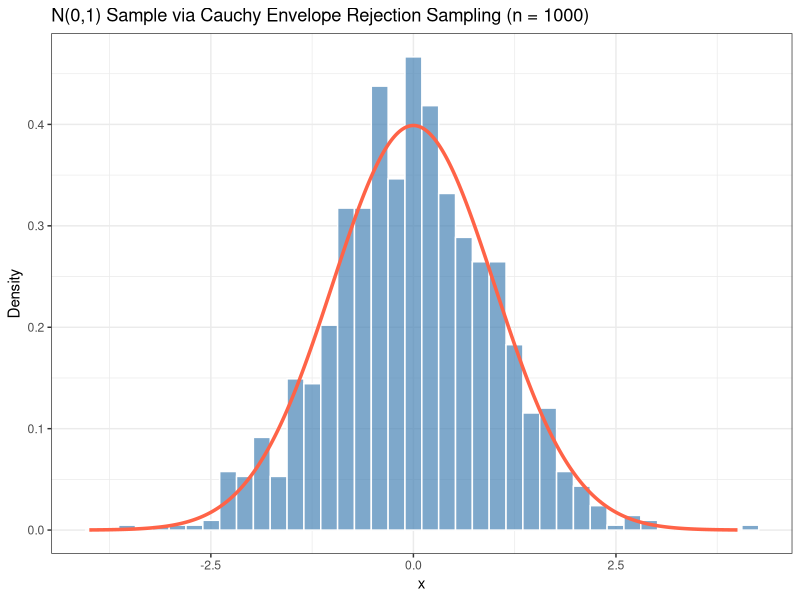
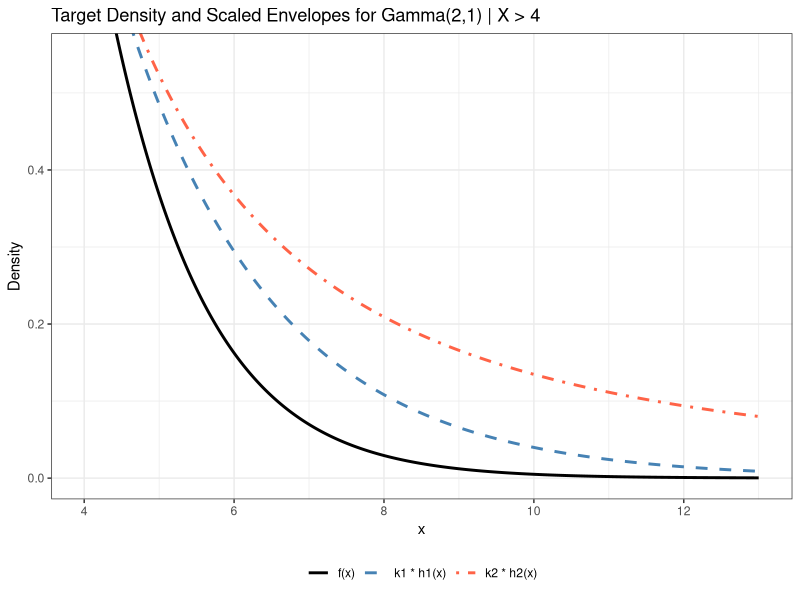

These figures' R source, in order:
## ---- chunk 1
knitr::opts_chunk$set(
  echo    = TRUE,
  warning = FALSE,
  message = FALSE,
  fig.width  = 7,
  fig.height = 5,
  fig.align  = "center"
)

library(ggplot2)

set.seed(42)
## ---- chunk 2
rcauchy_inv <- function(n, alpha = 1) {
  u <- runif(n)
  alpha * tan(pi * (u - 0.5))
}

# Verify against built-in Cauchy quantiles
set.seed(42)
x_test   <- rcauchy_inv(10000, alpha = 1)
ks_pval  <- ks.test(x_test, "pcauchy", location = 0, scale = 1)$p.value
cat(sprintf("KS test p-value vs Cauchy(0,1): %.4f\n", ks_pval))
## ---- chunk 3
alpha_opt <- 1
k_opt     <- sqrt(2 * pi / exp(1))
cat(sprintf("Optimal alpha: %.4f\n", alpha_opt))
cat(sprintf("Optimal k:     %.6f\n", k_opt))
cat(sprintf("Theoretical acceptance probability: %.4f\n", 1 / k_opt))
## ---- chunk 4
rnorm_cauchy_rej <- function(N, alpha, k) {
  samples    <- numeric(N)
  n_accepted <- 0
  n_rejected <- 0

  while (n_accepted < N) {
    x_prop <- rcauchy_inv(1, alpha)
    u      <- runif(1)
    f_x    <- dnorm(x_prop)
    h_x    <- alpha / (pi * (alpha^2 + x_prop^2))
    if (u <= f_x / (k * h_x)) {
      n_accepted <- n_accepted + 1
      samples[n_accepted] <- x_prop
    } else {
      n_rejected <- n_rejected + 1
    }
  }
  list(samples = samples, n_rejected = n_rejected)
}

set.seed(42)
res_p1 <- rnorm_cauchy_rej(1000, alpha_opt, k_opt)

cat(sprintf("Total rejections: %d\n", res_p1$n_rejected))
cat(sprintf("Empirical rejection rate: %.4f\n",
            res_p1$n_rejected / (1000 + res_p1$n_rejected)))
## ---- chunk 5
x_grid   <- seq(-4, 4, length.out = 400)
df_theo  <- data.frame(x = x_grid, y = dnorm(x_grid))
df_samp  <- data.frame(x = res_p1$samples)

ggplot(df_samp, aes(x = x)) +
  geom_histogram(aes(y = after_stat(density)),
                 bins = 40, fill = "steelblue", alpha = 0.7, color = "white") +
  geom_line(data = df_theo, aes(x = x, y = y),
            color = "tomato", linewidth = 1.2) +
  labs(title = "N(0,1) Sample via Cauchy Envelope Rejection Sampling (n = 1000)",
       x = "x", y = "Density") +
  theme_bw()
## ---- chunk 6
C2 <- pi/2 - atan(4)
k1 <- 8/5
k2 <- 68 * C2 / 5

cat(sprintf("C2 = pi/2 - arctan(4) = %.6f\n", C2))
cat(sprintf("k1 = %.4f  (acceptance rate = %.4f)\n", k1, 1/k1))
cat(sprintf("k2 = %.4f  (acceptance rate = %.4f)\n", k2, 1/k2))
## ---- chunk 7
# Target density f(x)
fx <- function(x) ifelse(x > 4, (x / 5) * exp(-(x - 4)), 0)

# Envelope h1(x): Exp(1/2) shifted to start at 4
h1x <- function(x) ifelse(x > 4, 0.5 * exp(-0.5 * (x - 4)), 0)

# Inverse CDF of h1
ihx1 <- function(u) 4 - 2 * log(1 - u)

# Envelope h2(x): standard Cauchy conditional on X > 4
h2x <- function(x) ifelse(x > 4, 1 / (C2 * (1 + x^2)), 0)

# Inverse CDF of h2
ihx2 <- function(u) tan(atan(4) + u * C2)

# General rejection sampler (signature as specified)
rej_sample <- function(N, k, fx, hx, ihx) {
  x.sim  <- numeric(N)
  N.rej  <- 0
  n.acc  <- 0

  while (n.acc < N) {
    u1     <- runif(1)
    x.prop <- ihx(u1)
    u2     <- runif(1)
    if (u2 <= fx(x.prop) / (k * hx(x.prop))) {
      n.acc          <- n.acc + 1
      x.sim[n.acc]   <- x.prop
    } else {
      N.rej <- N.rej + 1
    }
  }
  return(list(x.sim, N.rej))
}
## ---- chunk 8
set.seed(42)
out_h1 <- rej_sample(1000, k1, fx, h1x, ihx1)
set.seed(42)
out_h2 <- rej_sample(1000, k2, fx, h2x, ihx2)

cat("Envelope h1 (Exponential(1/2) | X > 4):\n")
cat(sprintf("  Total rejections:      %d\n",   out_h1[[2]]))
cat(sprintf("  Empirical reject rate: %.4f\n",
            out_h1[[2]] / (1000 + out_h1[[2]])))

cat("\nEnvelope h2 (Standard Cauchy | X > 4):\n")
cat(sprintf("  Total rejections:      %d\n",   out_h2[[2]]))
cat(sprintf("  Empirical reject rate: %.4f\n",
            out_h2[[2]] / (1000 + out_h2[[2]])))
## ---- chunk 9
x_g2 <- seq(4.01, 13, length.out = 600)

df_env <- data.frame(
  x     = rep(x_g2, 3),
  y     = c(fx(x_g2), k1 * h1x(x_g2), k2 * h2x(x_g2)),
  Curve = rep(c("f(x)", "k1 * h1(x)", "k2 * h2(x)"), each = length(x_g2))
)

ggplot(df_env, aes(x = x, y = y, color = Curve, linetype = Curve)) +
  geom_line(linewidth = 1) +
  scale_color_manual(values    = c("black", "steelblue", "tomato")) +
  scale_linetype_manual(values = c("solid",  "dashed",    "dotdash")) +
  coord_cartesian(ylim = c(0, 0.55)) +
  labs(title    = "Target Density and Scaled Envelopes for Gamma(2,1) | X > 4",
       x        = "x",
       y        = "Density",
       color    = NULL,
       linetype = NULL) +
  theme_bw() +
  theme(legend.position = "bottom")
## ---- chunk 10
I_true <- pi / 4
cat(sprintf("Exact value I = pi/4 = %.8f\n", I_true))
## ---- chunk 11
set.seed(42)
n    <- 100000
u_mc <- runif(n)
g_mc <- sqrt(1 - u_mc^2)

I_mc   <- mean(g_mc)
var_mc <- var(g_mc) / n
se_mc  <- sqrt(var_mc)

cat(sprintf("Simple MC estimate: %.6f\n", I_mc))
cat(sprintf("Standard error:     %.6f\n", se_mc))
cat(sprintf("Absolute error:     %.6f\n", abs(I_mc - I_true)))
## ---- chunk 12
set.seed(42)
n_is <- 100000

# Density 1: Uniform (identical to simple MC)
u1     <- runif(n_is)
w1     <- sqrt(1 - u1^2)
I_is1  <- mean(w1)
var_is1 <- var(w1) / n_is

# Density 2: f2 = 2x, inverse CDF x = sqrt(u)
u2      <- runif(n_is)
x2      <- sqrt(u2)
w2      <- sqrt(1 - x2^2) / (2 * x2)
I_is2   <- mean(w2)
var_is2 <- var(w2) / n_is

# Density 3: f3 = (pi/2)*cos(pi*x/2), inverse CDF x = (2/pi)*arcsin(u)
u3      <- runif(n_is)
x3      <- (2 / pi) * asin(u3)
w3      <- sqrt(1 - x3^2) / ((pi / 2) * cos(pi * x3 / 2))
I_is3   <- mean(w3)
var_is3 <- var(w3) / n_is

cat(sprintf("IS Density 1 (Uniform):   estimate = %.6f, variance = %.3e\n",
            I_is1, var_is1))
cat(sprintf("IS Density 2 (Beta(2,1)): estimate = %.6f, variance = %.3e\n",
            I_is2, var_is2))
cat(sprintf("IS Density 3 (Cosine):    estimate = %.6f, variance = %.3e\n",
            I_is3, var_is3))
cat(sprintf("\nVariance reduction relative to Uniform:\n"))
cat(sprintf("  Density 2 (Beta(2,1)): %+.2f%%\n",
            100 * (1 - var_is2 / var_is1)))
cat(sprintf("  Density 3 (Cosine):    %+.2f%%\n",
            100 * (1 - var_is3 / var_is1)))
## ---- chunk 13
set.seed(42)
n_strat     <- 99999      # divisible by 3
L           <- 3
m_per       <- n_strat / L
h_width     <- 1 / L

bounds      <- seq(0, 1, length.out = L + 1)
strat_means <- numeric(L)
strat_vars  <- numeric(L)

for (l in seq_len(L)) {
  u_l           <- runif(m_per, min = bounds[l], max = bounds[l + 1])
  g_l           <- sqrt(1 - u_l^2)
  strat_means[l] <- mean(g_l)
  strat_vars[l]  <- var(g_l)
}

I_strat    <- h_width * sum(strat_means)
var_strat  <- (h_width^2 / m_per) * sum(strat_vars)
pct_strat  <- 100 * (var_mc - var_strat) / var_mc

cat(sprintf("Stratified estimate:     %.6f\n", I_strat))
cat(sprintf("Stratified variance:     %.3e\n", var_strat))
cat(sprintf("Simple MC variance:      %.3e\n", var_mc))
cat(sprintf("Estimated variance red.: %.2f%%\n", pct_strat))
## ---- chunk 14
set.seed(42)
n_anti  <- 50000           # n/2 pairs gives n = 100000 function evaluations
u_anti  <- runif(n_anti)
g_pair  <- (sqrt(1 - u_anti^2) + sqrt(1 - (1 - u_anti)^2)) / 2

I_anti   <- mean(g_pair)
var_anti <- var(g_pair) / n_anti
pct_anti <- 100 * (var_mc - var_anti) / var_mc

emp_cor  <- cor(sqrt(1 - u_anti^2), sqrt(1 - (1 - u_anti)^2))

cat(sprintf("Antithetic estimate:     %.6f\n", I_anti))
cat(sprintf("Antithetic variance:     %.3e\n", var_anti))
cat(sprintf("Simple MC variance:      %.3e\n", var_mc))
cat(sprintf("Estimated variance red.: %.2f%%\n", pct_anti))
cat(sprintf("Empirical correlation:   %.4f\n", emp_cor))
## ---- chunk 15
set.seed(42)
n_cv  <- 100000
u_cv  <- runif(n_cv)
g_cv  <- sqrt(1 - u_cv^2)
c_cv  <- 1 - u_cv           # control variate

b_hat    <- cov(g_cv, c_cv) / var(c_cv)
adj_cv   <- g_cv - b_hat * (c_cv - 0.5)
I_cv     <- mean(adj_cv)
var_cv   <- var(adj_cv) / n_cv
pct_cv   <- 100 * (var_mc - var_cv) / var_mc

cat(sprintf("Estimated optimal b:     %.4f\n",  b_hat))
cat(sprintf("CV estimate:             %.6f\n",  I_cv))
cat(sprintf("CV variance:             %.3e\n",  var_cv))
cat(sprintf("Simple MC variance:      %.3e\n",  var_mc))
cat(sprintf("Estimated variance red.: %.2f%%\n", pct_cv))
## ---- chunk 16
methods    <- c("Simple MC", "IS: Uniform", "IS: Beta(2,1)", "IS: Cosine",
                "Stratified (L=3)", "Antithetic", "Control Variate")
estimates  <- c(I_mc,  I_is1, I_is2,  I_is3,  I_strat, I_anti, I_cv)
variances  <- c(var_mc, var_is1, var_is2, var_is3, var_strat, var_anti, var_cv)
pct_reds   <- 100 * (var_mc - variances) / var_mc

results_df <- data.frame(
  Method      = methods,
  Estimate    = round(estimates, 6),
  Variance    = signif(variances, 3),
  Pct_Red     = round(pct_reds, 1)
)
print(results_df, row.names = FALSE)
## ---- chunk 17
sessionInfo()
